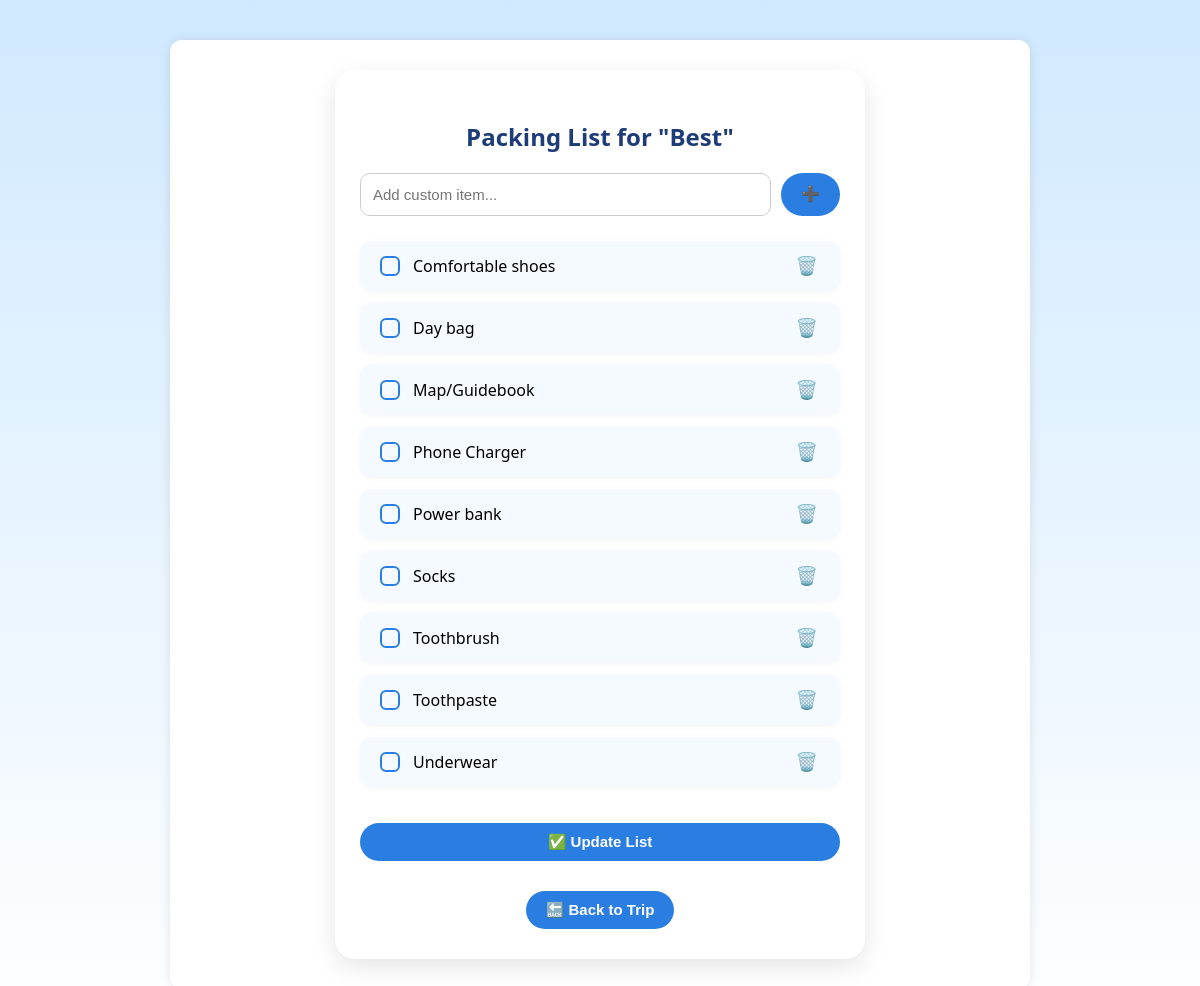
The app's page /trips/6/packing/ (signed in) with its own data.
### trips/models.py (models this page shows, shortened)
class Trip(models.Model):
    TRIP_TYPE_CHOICES = [
        ('beach', 'Beach'),
        ('city', 'City'),
        ('hiking', 'Hiking'),
        ('business', 'Business'),
        ('snow', 'Snow / Ski'),
        ('other', 'Other'),
    ]
    user = models.ForeignKey(get_user_model(), on_delete=models.CASCADE)
    name = models.CharField(max_length=100)
    destination = models.CharField(max_length=100)
    start_date = models.DateField()
    end_date = models.DateField()
    trip_type = models.CharField(max_length=50, choices=TRIP_TYPE_CHOICES, default='other')
    manually_cleared = models.BooleanField(default=False)

class PackingItem(models.Model):
    trip = models.ForeignKey(Trip, on_delete=models.CASCADE, related_name='packing_items')
    name = models.CharField(max_length=100)
    is_packed = models.BooleanField(default=False)

### trips/views.py (the view, shortened to what this page needs)
# urls.py: path('<int:trip_id>/packing/', views.packing_list, name='packing_list'),
@login_required
def packing_list(request, trip_id):
    trip = get_object_or_404(Trip, id=trip_id, user=request.user)
    if not trip.packing_items.exists() and not trip.manually_cleared:
        generate_packing_list(trip)
    items = trip.packing_items.all().order_by('is_packed', 'name')
    return render(request, 'trips/packing_list.html', {'trip': trip, 'items': items})

### trips/templates/trips/packing_list.html (shortened to what this page needs)
{% extends 'base.html' %}
{% block content %}
<div class="container" style="max-width: 480px; margin: auto; background: #ffffff; padding: 30px 25px; border-radius: 20px; box-shadow: 0 8px 25px rgba(0, 0, 0, 0.1);">
  <h2 style="text-align: center; color: #1d3c78; margin-bottom: 20px; font-weight: 700;">Packing List for "{{ trip.name }}"</h2>
  <form method="post" style="display: flex; gap: 10px; margin-bottom: 25px;">
    <input type="text" name="new_item" placeholder="Add custom item..." class="input-field">
    <button type="submit" class="add-btn">➕</button>
  </form>
  <form method="post" action="{% url 'update_packing_list' trip.id %}">
    <ul style="list-style: none; padding: 0;">
      {% if items %}
      {% for item in items %}
      <li class="packing-item fade-in">
        <label style="display: flex; align-items: center; gap: 10px;">
          <input type="checkbox" class="custom-checkbox" name="packed_items" value="{{ item.name }}" {% if item.is_packed %}checked{% endif %}>
          {{ item.name }}
        </label>
        <button type="submit" name="delete_item" value="{{ item.name }}" class="btn-icon">🗑️</button>
      </li>
      {% endfor %}
      {% else %}
        <li style="text-align: center; padding: 20px; color: #999;">Your packing list is empty. Start adding items above!</li>
      {% endif %}
    </ul>
    <button type="submit" class="update-btn" style="width: 100%; margin-top: 20px;">✅ Update List</button>
  </form>
  <div style="text-align: center; margin-top: 30px;">
    <a href="{% url 'trip_detail' trip.id %}">
      <button type="button" class="back-btn">🔙 Back to Trip</button>
    </a>
  </div>
</div>
{% endblock %}

### templates/base.html (style rules this page uses)
body { font-family: 'Segoe UI', sans-serif; background: linear-gradient(to bottom, #d0e9ff, #ffffff); margin: 0; padding: 0; }
.container { max-width: 800px; margin: 40px auto; background: #fff; padding: 30px; border-radius: 12px; box-shadow: 0 0 12px rgba(0, 0, 0, 0.1); }

### trips/templates/trips/packing_list.html (style rules this page uses)
.fade-in { animation: fadeInUp 0.5s ease both; }
.custom-checkbox { appearance: none; width: 20px; height: 20px; border: 2px solid #2a7de1; border-radius: 6px; position: relative; cursor: pointer; transition: 0.2s; }
.input-field { flex: 1; padding: 12px; font-size: 15px; border: 1px solid #ccc; border-radius: 10px; }
.add-btn, .update-btn, .back-btn { background-color: #2a7de1; color: white; border: none; border-radius: 30px; padding: 10px 20px; font-weight: bold; font-size: 15px; cursor: pointer; transition: background-color 0.3s; }
.packing-item { display: flex; justify-content: space-between; align-items: center; padding: 12px 16px; margin-bottom: 12px; border-radius: 12px; background: #f4faff; box-shadow: 0 1px 5px rgba(0,0,0,0.05); animation: fadeInUp 0.5s ease; }
.btn-icon { background: transparent; border: none; font-size: 18px; cursor: pointer; transition: transform 0.2s ease; }

### records on screen
Trip: name "Best"
PackingItem: name "Comfortable shoes"
PackingItem: name "Day bag"
PackingItem: name "Map/Guidebook"
PackingItem: name "Phone Charger"
PackingItem: name "Power bank"
PackingItem: name "Socks"
PackingItem: name "Toothbrush"
PackingItem: name "Toothpaste"
PackingItem: name "Underwear"
